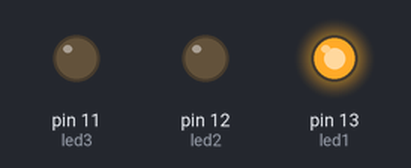
A sketch run on a simulated Arduino Uno, built with avr-gcc and run on an emulated ATmega328P. Shown: output pins drawn as LEDs (lit = HIGH).

Above: at 0.5 s.
At 1.5 s:
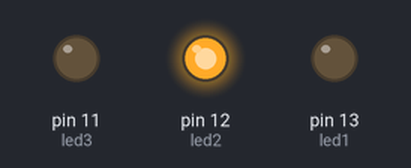
At 5.5 s:
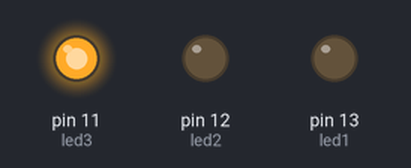
Timing chart, 0 to 6.9 s (numbered marks = the images above):
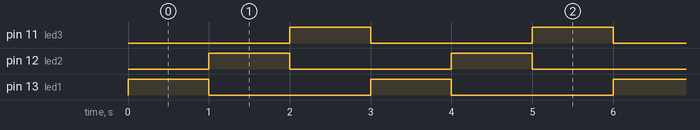

Measured:
- by itself, pin 11 (led3), pin 12 (led2), pin 13 (led1): alternates HIGH for 1.0 s and LOW for 2.0 s
- by itself, everything shown: repeats every 3.0 s, in 3 steps

The sketch:

LedBar.ino
```cpp
// Dichiarazione pin led

int led1 = 13;
int led2 = 12;
int led3 = 11;

int time = 1000;

// Setup pin

void setup() {

  // Pin output

  pinMode(led1, OUTPUT);
  pinMode(led2, OUTPUT);
  pinMode(led3, OUTPUT);

}

// Loop

void loop() {

  // Led 1 acceso

  digitalWrite(led1, HIGH);
  digitalWrite(led2, LOW);
  digitalWrite(led3, LOW);

  delay(time);

  // Led 2 acceso

  digitalWrite(led1, LOW);
  digitalWrite(led2, HIGH);
  digitalWrite(led3, LOW);

  delay(time);

  // Led 3 acceso

  digitalWrite(led1, LOW);
  digitalWrite(led2, LOW);
  digitalWrite(led3, HIGH);

  delay(time);

}
```
